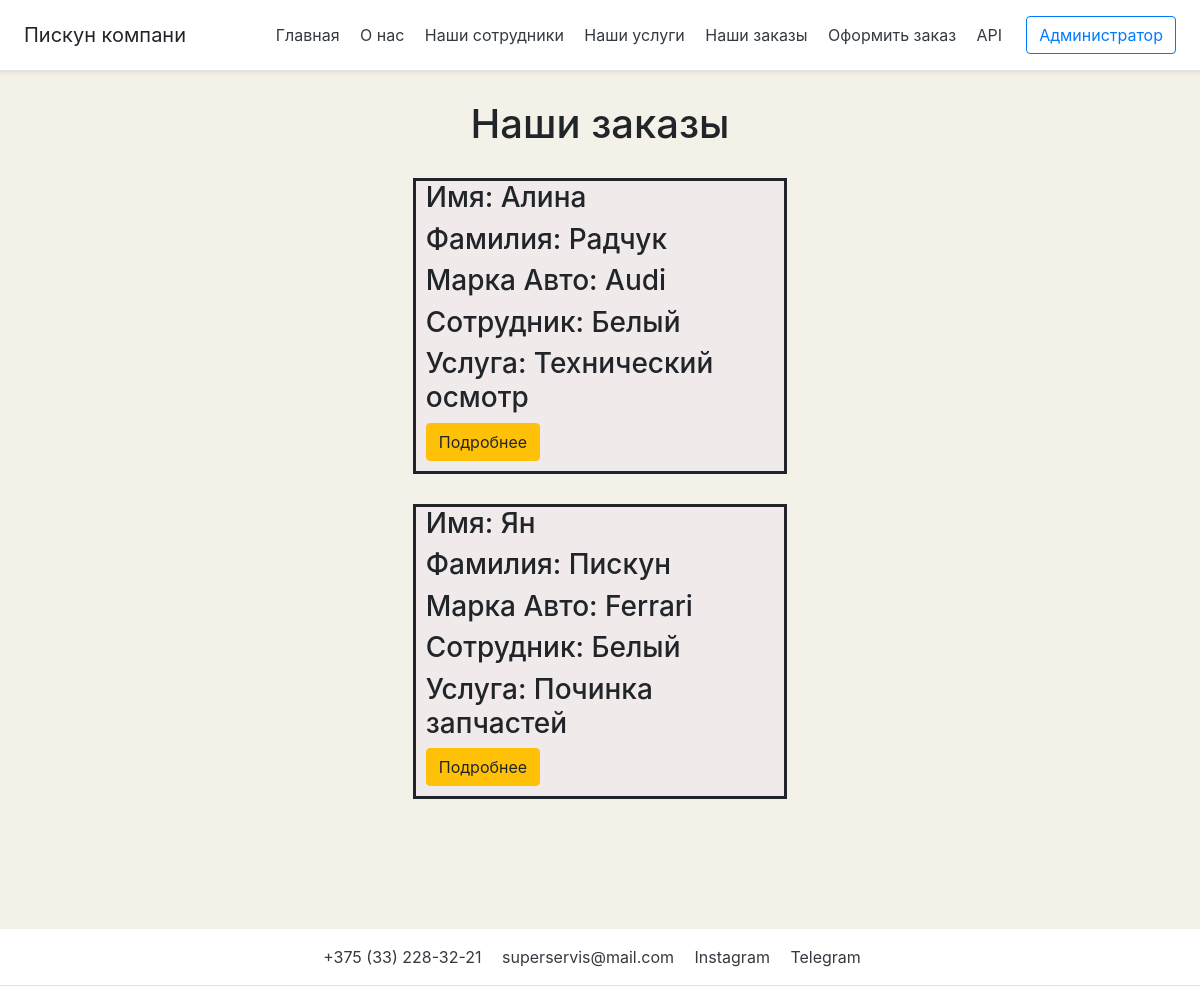
Before: /order with the older database file.
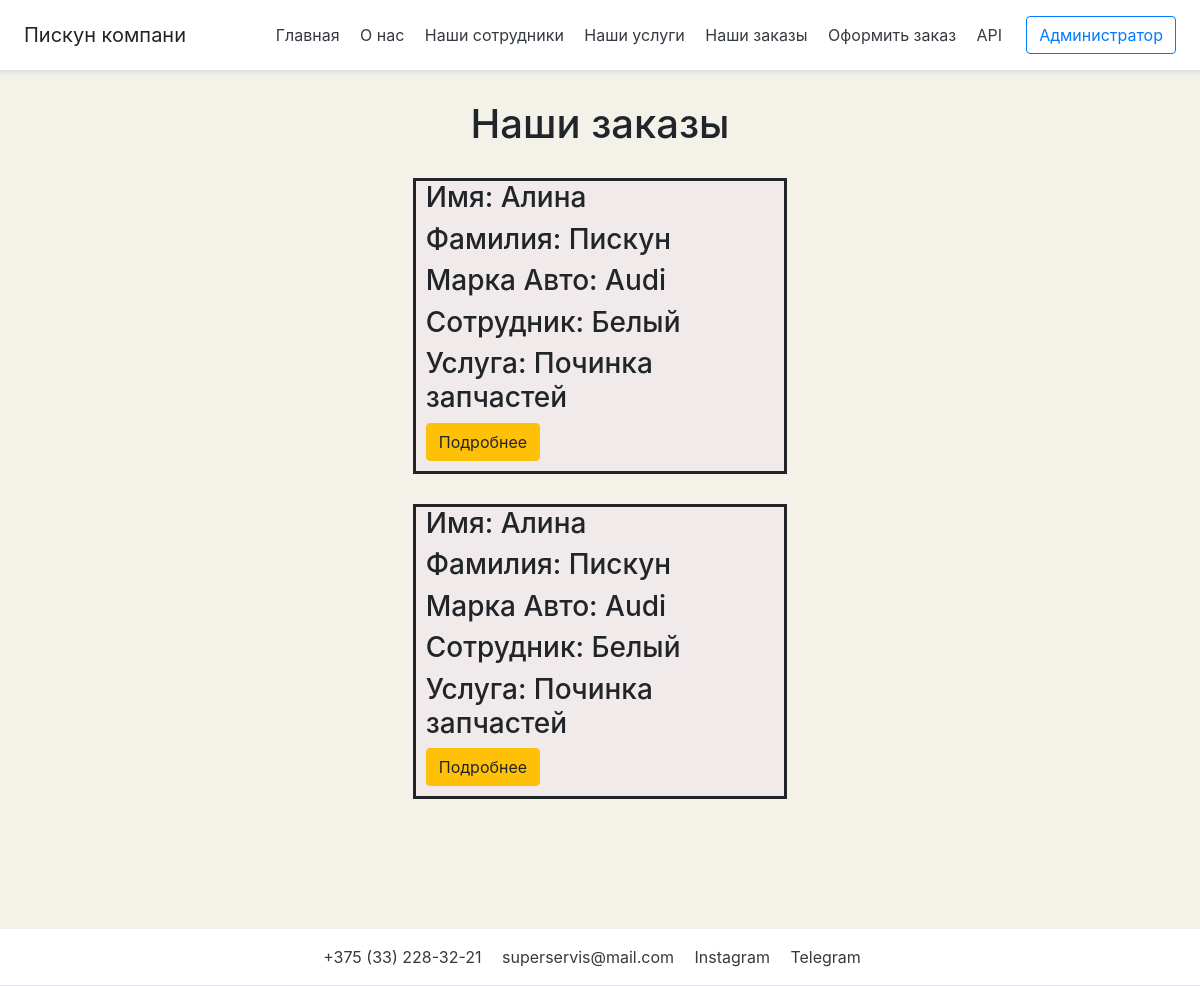
After: the same page with the newer database file.
### main/models.py (models this page shows, shortened)
class Order(models.Model):
    clients_name = models.CharField('Имя', max_length=20)
    clients_surname = models.CharField('Фамилия', max_length=50)
    car = models.ForeignKey(Car, related_name='Авто', on_delete=models.CASCADE)
    employee = models.ForeignKey(Employee, related_name='Сотрудник', on_delete=models.CASCADE)
    service = models.ForeignKey(Service, related_name='Услуга', on_delete=models.CASCADE)
    class Meta:
        verbose_name = 'Заказ'
        verbose_name_plural = 'Заказы'

class Car(models.Model):
    brand = models.CharField('Марка Авто', max_length=50)
    def __str__(self):
        return self.brand
    class Meta:
        verbose_name = 'Марка Авто'
        verbose_name_plural = 'Марки Авто'

class Employee(models.Model):
    surname = models.CharField('Фамилия', max_length=70, db_index=True)
    name = models.CharField('Имя', max_length=50)
    middlename = models.CharField('Отчество', max_length=70, blank=True)
    def __str__(self):
        return self.surname
    class Meta:
        verbose_name = 'Сотрудник'
        verbose_name_plural = 'Сотрудники'

class Service(models.Model):
    turn = models.CharField('Услуга', max_length=50)
    def __str__(self):
        return self.turn
    class Meta:
        verbose_name = 'Услуга'
        verbose_name_plural = 'Услуги'

### main/views.py (the view)
# urls.py: path('order', views.order, name='order'),
def order(request):
    orders = Order.objects.all()
    return render(request, "main/order.html", {'title': 'Заказы', 'orders': orders})

### main/templates/main/order.html (shortened to what this page needs)
{% extends 'main/base.html' %}
{% block content %}
<section class="order_logo">
    <div class="container">
   <div class="features">
       <h1>Наши заказы</h1>
    {% if orders %}
       {% for el in orders %}
       <div class="order">
        <div>
       <h3> Имя: {{ el.clients_name }}</h3>
        </div>
        <div>
       <h3>Фамилия: {{ el.clients_surname }}</h3>
    </div>
       <div>
       <h3>Марка Авто: {{ el.car }}</h3>
    </div>
       <div>
       <h3>Сотрудник:  {{ el.employee}}</h3>
    </div>
       <div>
       <h3>Услуга:  {{ el.service }}</h3>
    </div>
           <a href="{% url 'order-detail' el.id %}" class="btn btn-warning">Подробнее</a>
       </div>
       {% endfor %}
       {% else %}
        <p>Нет заказа(</p>
    {% endif %}
   </div>
</div>
</section>
{% endblock %}

### main/templates/main/base.html (shortened to what this page needs)
{% load static %}
<!doctype html>
<html lang="en">
<head>
    <link rel="stylesheet" href="https://cdn.jsdelivr.net/npm/bootstrap@4.6.0/dist/css/bootstrap.min.css">
    <link rel="stylesheet" href="{% static 'main/css/main.css' %}">
</head>
<body>
  <header class="header">
<div class="d-flex flex-column flex-md-row align-items-center p-3 px-md-4 bg-white border-bottom shadow-sm">
  <h5 class="my-0 mr-md-auto font-weight-normal">Пискун компани</h5>
  <nav class="my-2 my-md-0 mr-md-3">
    <a class="p-2 text-dark" href="{% url 'home' %}">Главная</a>
    <a class="p-2 text-dark" href="{% url 'about' %}">О нас</a>
      <a class="p-2 text-dark" href="{% url 'employees' %}">Наши сотрудники</a>
      <a class="p-2 text-dark" href="{% url 'services' %}">Наши услуги</a>
      <a class="p-2 text-dark" href="{% url 'order' %}">Наши заказы</a>
      <a class="p-2 text-dark" href="{% url 'create' %}">Оформить заказ</a>
      <a class="p-2 text-dark" href="{% url 'api' %}">API</a>
  </nav>
  <a class="btn btn-outline-primary" href="/admin">Администратор</a>
</div>
</header>
    {% block content %}
    {% endblock %}
    <footer class="footer">
      <div class="d-flex flex-column align-items-center p-3 px-md-4 bg-white border-bottom shadow-sm">
        <nav class="my-2 my-md-0 mr-md-3">
          <a class="p-2 text-dark" href="#">+375 (33) 228-32-21</a>
          <a class="p-2 text-dark" href="#">superservis@mail.com</a>
            <a class="p-2 text-dark" href="#">Instagram</a>
            <a class="p-2 text-dark" href="#">Telegram</a>
        </nav>
      </div>
    </footer>
</body>
</html>

### main/static/main/css/main.css (style rules this page uses)
.container { max-width: 1260px; margin: 0 auto; }
.header { position: fixed; z-index: 3; width: 100%; }
.features { padding-top: 100px; text-align: center; padding-bottom: 100px; }
.order_logo { width: 100%; background-image: url(../img/bg_two.png); background-size: contain; }
.order { clear: both; margin: 30px 34%; background-color:rgb(240, 234, 234); padding-left: 10px; text-align: left; transition: 1s; border-style:solid; padding-bottom: 10px; }

Changed rows visible on the page:
removed Order: clients_name "Алина", clients_surname "Радчук", car "Audi", employee "Белый", service "Технический осмотр"
removed Order: clients_name "Ян", clients_surname "Пискун", car "Ferrari", employee "Белый", service "Починка запчастей"
added Order: clients_name "Алина", clients_surname "Пискун", car "Audi", employee "Белый", service "Починка запчастей"
added Order: clients_name "Алина", clients_surname "Пискун", car "Audi", employee "Белый", service "Починка запчастей"
